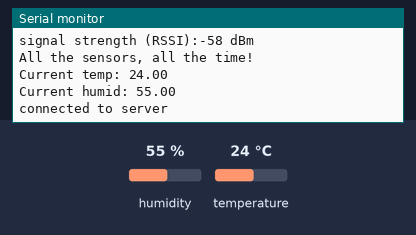
Bench run of a sketch on a simulated Arduino MKR. On the bench: the last lines printed to the serial monitor. Inputs (shaded band) come from the test bench; at power-on: humidity 55 %, temperature 24 °C. WiFi joins after 1.5 s; servers stay silent unless stated.

Above: at 12.7 s.
12.8 s: humidity set to 22 %
At 14.94 s:
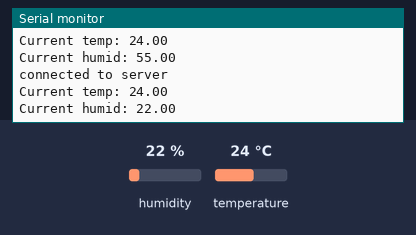
16.4 s: temperature set to 12 °C
At 19.5 s:
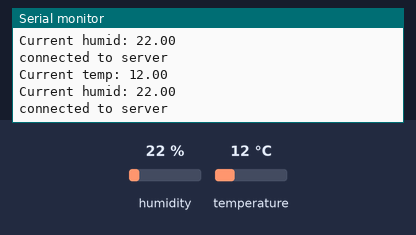
20.0 s: humidity set to 40 %
At 22.2 s:
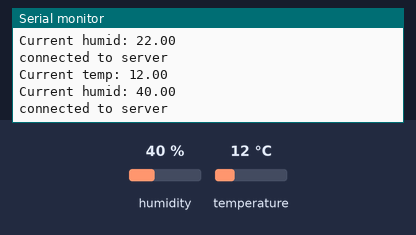
Timing chart, 0 to 23.7 s (numbered marks = the images above; inputs shaded):
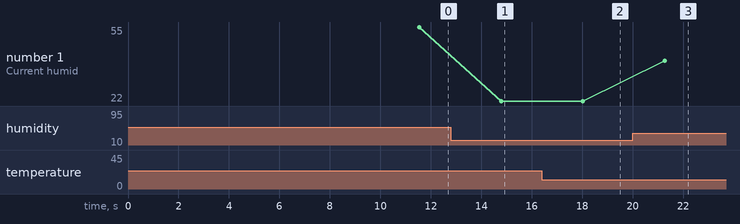

The sketch:

sketch_oct28d.ino
```cpp
#include <SPI.h>
#include <WiFi101.h>


#include <Adafruit_Si7021.h>
// From https://github.com/adafruit/adafruit_si7021

char ssid[] = "Sola Strand Hotel";
//char ssid[] = "jhb";
//char pass[] = "bhjbhjbhj";
int status = WL_IDLE_STATUS;
char server[] = "skarboviktestfunc01.azurewebsites.net";
WiFiClient client;

Adafruit_Si7021 sensor = Adafruit_Si7021();

void setup() {
  Serial.begin(9600);
  while(!Serial) {}
  WiFi.setPins(8,7,4);

  while (status != WL_CONNECTED) {
    Serial.print("Attempting to connect to SSID: ");
    Serial.println(ssid);
    status = WiFi.begin(ssid);

    // wait 10 seconds for connection:
    delay(10000);
  }
  Serial.println("Connected to wifi");
  printWiFiStatus();
  Serial.println("All the sensors, all the time!");
  sensor.begin();
}

void loop() {
  // put your main code here, to run repeatedly:
  double temp = sensor.readTemperature();
  double humid = sensor.readHumidity();
  Serial.println("Current temp: " + String(temp));
  Serial.println("Current humid: " + String(humid));

  if (client.connect(server, 80)) {
    Serial.println("connected to server");
    // Make a HTTP request:
    client.println("GET http://skarboviktestfunc01.azurewebsites.net/api/HttpToDB?temp=" + String(temp) + "&humidity=" + String(humid) + "&boxid=17&code=30aY9M4my7/DF0xED0rZOD5Nug4utCwq3MAf2VhymwW2ZPxGbHzOJw== HTTP/1.1");
    client.println("Host: skarboviktestfunc01.azurewebsites.net");
    client.println("Connection: close");
    client.println();
    client.stop();
  } else {
    Serial.println("No connect?");
  }
  delay(3000);
}

void printWiFiStatus() {
  // print the SSID of the network you're attached to:
  Serial.print("SSID: ");
  Serial.println(WiFi.SSID());

  // print your WiFi shield's IP address:
  IPAddress ip = WiFi.localIP();
  Serial.print("IP Address: ");
  Serial.println(ip);

  // print the received signal strength:
  long rssi = WiFi.RSSI();
  Serial.print("signal strength (RSSI):");
  Serial.print(rssi);
  Serial.println(" dBm");
}
```

Measured:
- after the input at 12.8 s, the serial monitor: prints a new line after 2.0 s (image 1)
- after the input at 16.4 s, the serial monitor: prints a new line after 1.6 s (image 2)
- after the input at 20.0 s, the serial monitor: prints a new line after 1.3 s (image 3)
- plotted number 1: 55 → 22 after the input at 12.8 s, 22 → 40 after the input at 20.0 s
